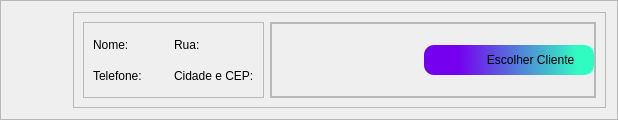
               <widget class="QFrame" name="frame_25">
                <property name="minimumSize">
                 <size>
                  <width>0</width>
                  <height>72</height>
                 </size>
                </property>
                <property name="frameShape">
                 <enum>QFrame::StyledPanel</enum>
                </property>
                <property name="frameShadow">
                 <enum>QFrame::Raised</enum>
                </property>
                <layout class="QHBoxLayout" name="horizontalLayout_15">
                 <item>
                  <widget class="QLabel" name="label_18">
                   <property name="minimumSize">
                    <size>
                     <width>55</width>
                     <height>50</height>
                    </size>
                   </property>
                   <property name="maximumSize">
                    <size>
                     <width>55</width>
                     <height>50</height>
                    </size>
                   </property>
                   <property name="styleSheet">
                    <string notr="true">border-image: url(:/iconteste/icons/user-g.png);</string>
                   </property>
                   <property name="text">
                    <string/>
                   </property>
                  </widget>
                 </item>
                 <item>
                  <widget class="QFrame" name="frame_26">
                   <property name="frameShape">
                    <enum>QFrame::StyledPanel</enum>
                   </property>
                   <property name="frameShadow">
                    <enum>QFrame::Raised</enum>
                   </property>
                   <layout class="QHBoxLayout" name="horizontalLayout_20">
                    <item>
                     <widget class="QFrame" name="frame_39">
                      <property name="minimumSize">
                       <size>
                        <width>0</width>
                        <height>75</height>
                       </size>
                      </property>
                      <property name="frameShape">
                       <enum>QFrame::StyledPanel</enum>
                      </property>
                      <property name="frameShadow">
                       <enum>QFrame::Raised</enum>
                      </property>
                      <layout class="QFormLayout" name="formLayout_6">
                       <item row="0" column="0">
                        <widget class="QLabel" name="clientenome">
                         <property name="minimumSize">
                          <size>
                           <width>75</width>
                           <height>25</height>
                          </size>
                         </property>
                         <property name="text">
                          <string>Nome:</string>
                         </property>
                        </widget>
                       </item>
                       <item row="0" column="1">
                        <widget class="QLabel" name="rua">
                         <property name="minimumSize">
                          <size>
                           <width>75</width>
                           <height>25</height>
                          </size>
                         </property>
                         <property name="text">
                          <string>Rua:</string>
                         </property>
                        </widget>
                       </item>
                       <item row="1" column="0">
                        <widget class="QLabel" name="telefone">
                         <property name="minimumSize">
                          <size>
                           <width>75</width>
                           <height>25</height>
                          </size>
                         </property>
                         <property name="text">
                          <string>Telefone:</string>
                         </property>
                        </widget>
                       </item>
                       <item row="1" column="1">
                        <widget class="QLabel" name="citycep">
                         <property name="minimumSize">
                          <size>
                           <width>75</width>
                           <height>25</height>
                          </size>
                         </property>
                         <property name="text">
                          <string>Cidade e CEP:</string>
                         </property>
                        </widget>
                       </item>
                      </layout>
                     </widget>
                    </item>
                    <item>
                     <widget class="QFrame" name="frame_40">
                      <property name="maximumSize">
                       <size>
                        <width>450</width>
                        <height>16777215</height>
                       </size>
                      </property>
                      <property name="layoutDirection">
                       <enum>Qt::LeftToRight</enum>
                      </property>
                      <property name="frameShape">
                       <enum>QFrame::StyledPanel</enum>
                      </property>
                      <property name="frameShadow">
                       <enum>QFrame::Raised</enum>
                      </property>
                      <layout class="QVBoxLayout" name="verticalLayout_21">
                       <property name="spacing">
                        <number>0</number>
                       </property>
                       <property name="leftMargin">
                        <number>0</number>
                       </property>
                       <property name="topMargin">
                        <number>0</number>
                       </property>
                       <property name="rightMargin">
                        <number>0</number>
                       </property>
                       <property name="bottomMargin">
                        <number>0</number>
                       </property>
                       <item>
                        <widget class="QFrame" name="frame_47">
                         <property name="minimumSize">
                          <size>
                           <width>0</width>
                           <height>40</height>
                          </size>
                         </property>
                         <property name="frameShape">
                          <enum>QFrame::StyledPanel</enum>
                         </property>
                         <property name="frameShadow">
                          <enum>QFrame::Raised</enum>
                         </property>
                         <layout class="QHBoxLayout" name="horizontalLayout_26">
                          <property name="spacing">
                           <number>0</number>
                          </property>
                          <property name="leftMargin">
                           <number>152</number>
                          </property>
                          <property name="topMargin">
                           <number>0</number>
                          </property>
                          <property name="rightMargin">
                           <number>0</number>
                          </property>
                          <property name="bottomMargin">
                           <number>0</number>
                          </property>
                          <item>
                           <widget class="QPushButton" name="pushButton_13">
                            <property name="minimumSize">
                             <size>
                              <width>170</width>
                              <height>30</height>
                             </size>
                            </property>
                            <property name="maximumSize">
                             <size>
                              <width>170</width>
                              <height>16777215</height>
                             </size>
                            </property>
                            <property name="layoutDirection">
                             <enum>Qt::RightToLeft</enum>
                            </property>
                            <property name="styleSheet">
                             <string notr="true">


QPushButton{
border:1px;
background-color: qlineargradient(spread:pad, x1:0.0227727, y1:0.557, x2:1, y2:0.551, stop:0.181818 rgba(116, 0, 239, 255), stop:0.903409 rgba(48, 252, 194, 255));
border-radius:10px;
}
QPushButton::hover
{


border-width: 2px;

border-color: black;

}
QPushButton::pressed
{
border-style: outset;
border-width: 3px;
border-color: #30fcc2;
}
</string>
                            </property>
                            <property name="text">
                             <string>             Escolher Cliente</string>
                            </property>
                            <property name="icon">
                             <iconset resource="../qrc/source.qrc">
                              <normaloff>:/iconteste/icons/right white arrow.png</normaloff>:/iconteste/icons/right white arrow.png</iconset>
                            </property>
                           </widget>
                          </item>
                         </layout>
                        </widget>
                       </item>
                      </layout>
                     </widget>
                    </item>
                   </layout>
                  </widget>
                 </item>
                </layout>
               </widget>
